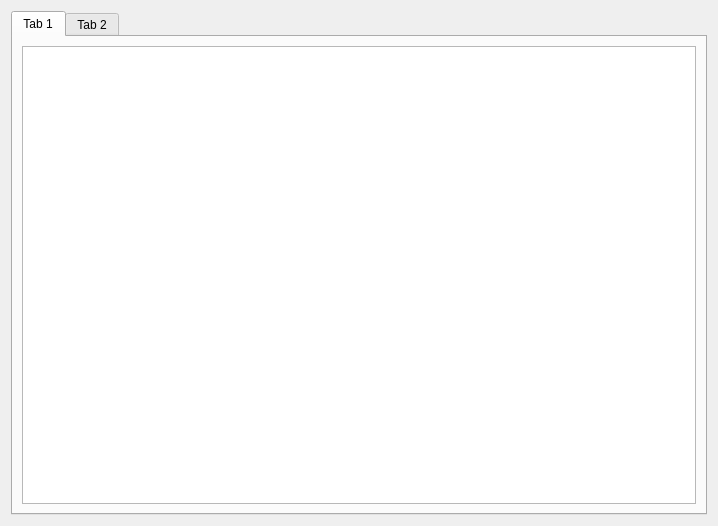
<?xml version="1.0" encoding="UTF-8"?>
<ui version="4.0">
 <class>WizardPage</class>
 <widget class="QWizardPage" name="WizardPage">
  <property name="geometry">
   <rect>
    <x>0</x>
    <y>0</y>
    <width>718</width>
    <height>526</height>
   </rect>
  </property>
  <property name="windowTitle">
   <string>WizardPage</string>
  </property>
  <layout class="QGridLayout" name="gridLayout_2">
   <item row="0" column="0">
    <widget class="QTabWidget" name="tabWidget">
     <property name="currentIndex">
      <number>0</number>
     </property>
     <widget class="QWidget" name="tab">
      <attribute name="title">
       <string>Tab 1</string>
      </attribute>
      <layout class="QGridLayout" name="gridLayout">
       <item row="0" column="0">
        <widget class="QGraphicsView" name="graphicsView">
         <property name="backgroundBrush">
          <brush brushstyle="NoBrush">
           <color alpha="255">
            <red>255</red>
            <green>255</green>
            <blue>0</blue>
           </color>
          </brush>
         </property>
         <property name="foregroundBrush">
          <brush brushstyle="NoBrush">
           <color alpha="255">
            <red>255</red>
            <green>0</green>
            <blue>127</blue>
           </color>
          </brush>
         </property>
        </widget>
       </item>
      </layout>
     </widget>
     <widget class="QWidget" name="tab_2">
      <attribute name="title">
       <string>Tab 2</string>
      </attribute>
     </widget>
    </widget>
   </item>
  </layout>
 </widget>
 <resources/>
 <connections/>
</ui>
